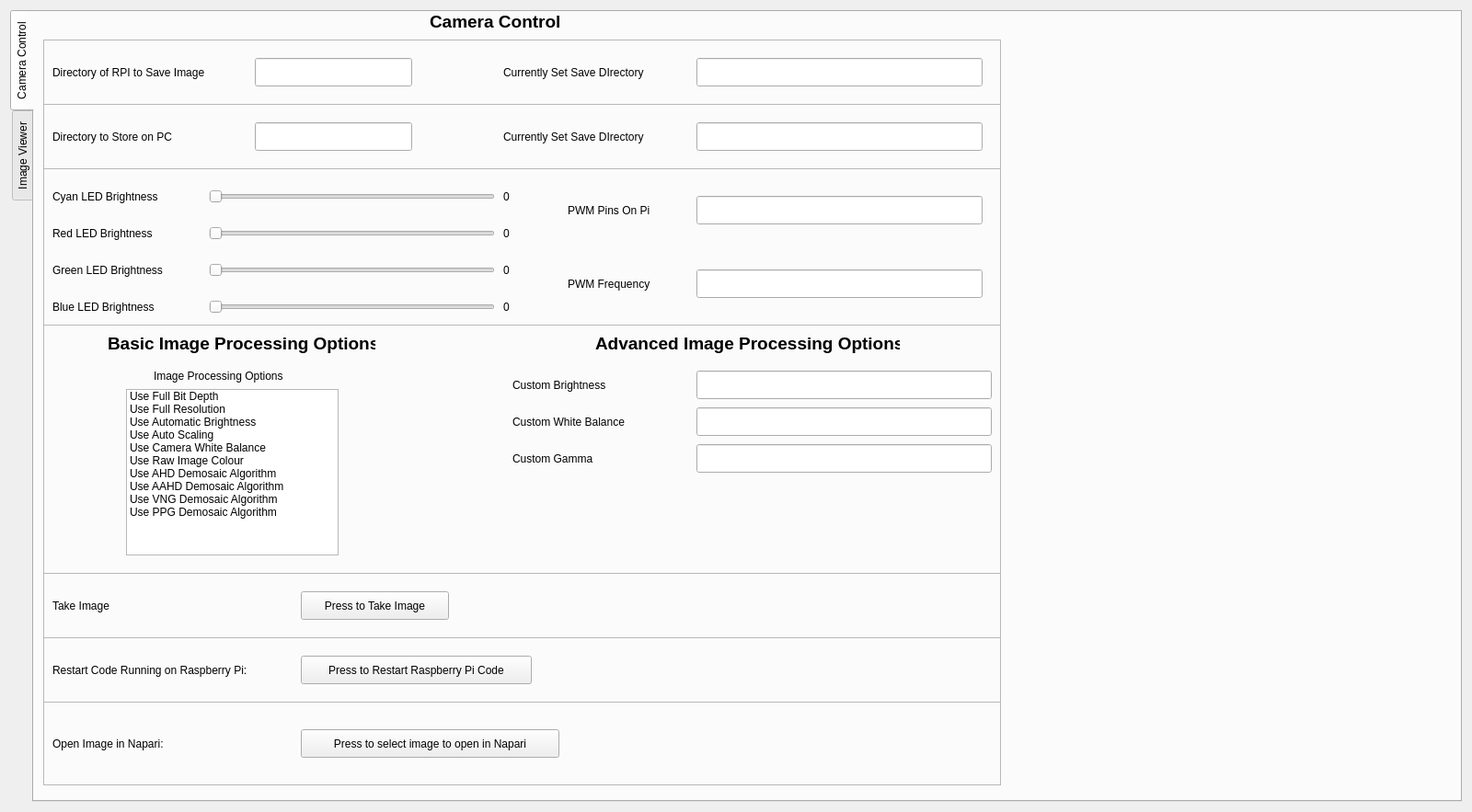
<?xml version="1.0" encoding="UTF-8"?>
<ui version="4.0">
 <class>Widget</class>
 <widget class="QWidget" name="Widget">
  <property name="geometry">
   <rect>
    <x>0</x>
    <y>0</y>
    <width>1600</width>
    <height>883</height>
   </rect>
  </property>
  <property name="windowTitle">
   <string>Widget</string>
  </property>
  <layout class="QVBoxLayout" name="verticalLayout">
   <item>
    <widget class="QTabWidget" name="tabWidget">
     <property name="tabPosition">
      <enum>QTabWidget::West</enum>
     </property>
     <property name="currentIndex">
      <number>0</number>
     </property>
     <widget class="QWidget" name="tab_2">
      <attribute name="title">
       <string>Camera Control</string>
      </attribute>
      <widget class="QLabel" name="label_9">
       <property name="geometry">
        <rect>
         <x>430</x>
         <y>0</y>
         <width>151</width>
         <height>21</height>
        </rect>
       </property>
       <property name="font">
        <font>
         <pointsize>14</pointsize>
         <bold>true</bold>
        </font>
       </property>
       <property name="text">
        <string>Camera Control</string>
       </property>
      </widget>
      <widget class="QFrame" name="frame">
       <property name="geometry">
        <rect>
         <x>10</x>
         <y>30</y>
         <width>1041</width>
         <height>811</height>
        </rect>
       </property>
       <property name="frameShape">
        <enum>QFrame::StyledPanel</enum>
       </property>
       <property name="frameShadow">
        <enum>QFrame::Raised</enum>
       </property>
       <widget class="QLineEdit" name="Currently_Set_RPI_Directory_Location_Line_Edit">
        <property name="geometry">
         <rect>
          <x>710</x>
          <y>20</y>
          <width>311</width>
          <height>31</height>
         </rect>
        </property>
       </widget>
       <widget class="QLabel" name="label_11">
        <property name="geometry">
         <rect>
          <x>10</x>
          <y>20</y>
          <width>211</width>
          <height>31</height>
         </rect>
        </property>
        <property name="lineWidth">
         <number>0</number>
        </property>
        <property name="text">
         <string>Directory of RPI to Save Image</string>
        </property>
       </widget>
       <widget class="QLineEdit" name="RPI_Directory_Location_Line_Edit">
        <property name="geometry">
         <rect>
          <x>230</x>
          <y>20</y>
          <width>171</width>
          <height>31</height>
         </rect>
        </property>
       </widget>
       <widget class="QLabel" name="label_12">
        <property name="geometry">
         <rect>
          <x>500</x>
          <y>20</y>
          <width>201</width>
          <height>31</height>
         </rect>
        </property>
        <property name="lineWidth">
         <number>0</number>
        </property>
        <property name="text">
         <string>Currently Set Save DIrectory</string>
        </property>
       </widget>
       <widget class="QLabel" name="label_13">
        <property name="geometry">
         <rect>
          <x>10</x>
          <y>600</y>
          <width>81</width>
          <height>31</height>
         </rect>
        </property>
        <property name="lineWidth">
         <number>0</number>
        </property>
        <property name="text">
         <string>Take Image</string>
        </property>
       </widget>
       <widget class="QPushButton" name="Take_Image_Push_Button">
        <property name="geometry">
         <rect>
          <x>280</x>
          <y>600</y>
          <width>161</width>
          <height>31</height>
         </rect>
        </property>
        <property name="text">
         <string>Press to Take Image</string>
        </property>
       </widget>
       <widget class="QFrame" name="frame_4">
        <property name="geometry">
         <rect>
          <x>0</x>
          <y>0</y>
          <width>1041</width>
          <height>71</height>
         </rect>
        </property>
        <property name="layoutDirection">
         <enum>Qt::RightToLeft</enum>
        </property>
        <property name="frameShape">
         <enum>QFrame::StyledPanel</enum>
        </property>
        <property name="frameShadow">
         <enum>QFrame::Raised</enum>
        </property>
       </widget>
       <widget class="QFrame" name="frame_5">
        <property name="geometry">
         <rect>
          <x>0</x>
          <y>70</y>
          <width>1041</width>
          <height>71</height>
         </rect>
        </property>
        <property name="frameShape">
         <enum>QFrame::StyledPanel</enum>
        </property>
        <property name="frameShadow">
         <enum>QFrame::Raised</enum>
        </property>
        <widget class="QLabel" name="label_15">
         <property name="geometry">
          <rect>
           <x>10</x>
           <y>20</y>
           <width>211</width>
           <height>31</height>
          </rect>
         </property>
         <property name="lineWidth">
          <number>0</number>
         </property>
         <property name="text">
          <string>Directory to Store on PC</string>
         </property>
        </widget>
       </widget>
       <widget class="QLineEdit" name="Directory_PC_Line_Edit">
        <property name="geometry">
         <rect>
          <x>230</x>
          <y>90</y>
          <width>171</width>
          <height>31</height>
         </rect>
        </property>
       </widget>
       <widget class="QLabel" name="label_16">
        <property name="geometry">
         <rect>
          <x>500</x>
          <y>90</y>
          <width>201</width>
          <height>31</height>
         </rect>
        </property>
        <property name="lineWidth">
         <number>0</number>
        </property>
        <property name="text">
         <string>Currently Set Save DIrectory</string>
        </property>
       </widget>
       <widget class="QLineEdit" name="Currently_Set_PC_Directory_Location_Line_Edit">
        <property name="geometry">
         <rect>
          <x>710</x>
          <y>90</y>
          <width>311</width>
          <height>31</height>
         </rect>
        </property>
       </widget>
       <widget class="Custom_Slider" name="Cyan_Brightness_horizontalSlider">
        <property name="geometry">
         <rect>
          <x>180</x>
          <y>150</y>
          <width>311</width>
          <height>41</height>
         </rect>
        </property>
        <property name="orientation">
         <enum>Qt::Horizontal</enum>
        </property>
       </widget>
       <widget class="QLabel" name="label_17">
        <property name="geometry">
         <rect>
          <x>10</x>
          <y>150</y>
          <width>161</width>
          <height>41</height>
         </rect>
        </property>
        <property name="lineWidth">
         <number>0</number>
        </property>
        <property name="text">
         <string>Cyan LED Brightness</string>
        </property>
       </widget>
       <widget class="QLabel" name="label_18">
        <property name="geometry">
         <rect>
          <x>10</x>
          <y>190</y>
          <width>161</width>
          <height>41</height>
         </rect>
        </property>
        <property name="lineWidth">
         <number>0</number>
        </property>
        <property name="text">
         <string>Red LED Brightness</string>
        </property>
       </widget>
       <widget class="Custom_Slider" name="Red_Brightness_horizontalSlider">
        <property name="geometry">
         <rect>
          <x>180</x>
          <y>190</y>
          <width>311</width>
          <height>41</height>
         </rect>
        </property>
        <property name="orientation">
         <enum>Qt::Horizontal</enum>
        </property>
       </widget>
       <widget class="QLabel" name="label_19">
        <property name="geometry">
         <rect>
          <x>10</x>
          <y>230</y>
          <width>161</width>
          <height>41</height>
         </rect>
        </property>
        <property name="lineWidth">
         <number>0</number>
        </property>
        <property name="text">
         <string>Green LED Brightness</string>
        </property>
       </widget>
       <widget class="QLabel" name="label_20">
        <property name="geometry">
         <rect>
          <x>10</x>
          <y>270</y>
          <width>161</width>
          <height>41</height>
         </rect>
        </property>
        <property name="lineWidth">
         <number>0</number>
        </property>
        <property name="text">
         <string>Blue LED Brightness</string>
        </property>
       </widget>
       <widget class="Custom_Slider" name="Green_Brightness_horizontalSlider">
        <property name="geometry">
         <rect>
          <x>180</x>
          <y>230</y>
          <width>311</width>
          <height>41</height>
         </rect>
        </property>
        <property name="orientation">
         <enum>Qt::Horizontal</enum>
        </property>
       </widget>
       <widget class="Custom_Slider" name="Blue_Brightness_horizontalSlider">
        <property name="geometry">
         <rect>
          <x>180</x>
          <y>270</y>
          <width>311</width>
          <height>41</height>
         </rect>
        </property>
        <property name="orientation">
         <enum>Qt::Horizontal</enum>
        </property>
       </widget>
       <widget class="QFrame" name="frame_6">
        <property name="geometry">
         <rect>
          <x>0</x>
          <y>310</y>
          <width>1041</width>
          <height>271</height>
         </rect>
        </property>
        <property name="frameShape">
         <enum>QFrame::StyledPanel</enum>
        </property>
        <property name="frameShadow">
         <enum>QFrame::Raised</enum>
        </property>
        <widget class="QLabel" name="label_21">
         <property name="geometry">
          <rect>
           <x>70</x>
           <y>0</y>
           <width>291</width>
           <height>41</height>
          </rect>
         </property>
         <property name="font">
          <font>
           <pointsize>14</pointsize>
           <bold>true</bold>
          </font>
         </property>
         <property name="lineWidth">
          <number>0</number>
         </property>
         <property name="text">
          <string>Basic Image Processing Options</string>
         </property>
        </widget>
        <widget class="QLabel" name="label_22">
         <property name="geometry">
          <rect>
           <x>600</x>
           <y>0</y>
           <width>331</width>
           <height>41</height>
          </rect>
         </property>
         <property name="font">
          <font>
           <pointsize>14</pointsize>
           <bold>true</bold>
          </font>
         </property>
         <property name="lineWidth">
          <number>0</number>
         </property>
         <property name="text">
          <string>Advanced Image Processing Options</string>
         </property>
        </widget>
        <widget class="QLabel" name="label_14">
         <property name="geometry">
          <rect>
           <x>120</x>
           <y>40</y>
           <width>181</width>
           <height>31</height>
          </rect>
         </property>
         <property name="text">
          <string>Image Processing Options</string>
         </property>
        </widget>
        <widget class="QLabel" name="label_23">
         <property name="geometry">
          <rect>
           <x>510</x>
           <y>50</y>
           <width>131</width>
           <height>31</height>
          </rect>
         </property>
         <property name="text">
          <string>Custom Brightness</string>
         </property>
        </widget>
        <widget class="QLabel" name="label_24">
         <property name="geometry">
          <rect>
           <x>510</x>
           <y>90</y>
           <width>161</width>
           <height>31</height>
          </rect>
         </property>
         <property name="text">
          <string>Custom White Balance</string>
         </property>
        </widget>
        <widget class="QLabel" name="label_25">
         <property name="geometry">
          <rect>
           <x>510</x>
           <y>130</y>
           <width>131</width>
           <height>31</height>
          </rect>
         </property>
         <property name="text">
          <string>Custom Gamma</string>
         </property>
        </widget>
        <widget class="QLineEdit" name="Custom_Brightness_Line_Edit">
         <property name="geometry">
          <rect>
           <x>710</x>
           <y>50</y>
           <width>321</width>
           <height>31</height>
          </rect>
         </property>
        </widget>
        <widget class="QLineEdit" name="Custom_White_Balance_Line_Edit">
         <property name="geometry">
          <rect>
           <x>710</x>
           <y>90</y>
           <width>321</width>
           <height>31</height>
          </rect>
         </property>
        </widget>
        <widget class="QLineEdit" name="Custom_Gamma_Line_Edit">
         <property name="geometry">
          <rect>
           <x>710</x>
           <y>130</y>
           <width>321</width>
           <height>31</height>
          </rect>
         </property>
        </widget>
        <widget class="QListWidget" name="Image_Processing_listWidget">
         <property name="geometry">
          <rect>
           <x>90</x>
           <y>70</y>
           <width>231</width>
           <height>181</height>
          </rect>
         </property>
         <item>
          <property name="text">
           <string>Use Full Bit Depth</string>
          </property>
         </item>
         <item>
          <property name="text">
           <string>Use Full Resolution</string>
          </property>
         </item>
         <item>
          <property name="text">
           <string>Use Automatic Brightness</string>
          </property>
         </item>
         <item>
          <property name="text">
           <string>Use Auto Scaling</string>
          </property>
         </item>
         <item>
          <property name="text">
           <string>Use Camera White Balance</string>
          </property>
         </item>
         <item>
          <property name="text">
           <string>Use Raw Image Colour</string>
          </property>
         </item>
         <item>
          <property name="text">
           <string>Use AHD Demosaic Algorithm</string>
          </property>
         </item>
         <item>
          <property name="text">
           <string>Use AAHD Demosaic Algorithm</string>
          </property>
         </item>
         <item>
          <property name="text">
           <string>Use VNG Demosaic Algorithm</string>
          </property>
         </item>
         <item>
          <property name="text">
           <string>Use PPG Demosaic Algorithm</string>
          </property>
         </item>
        </widget>
       </widget>
       <widget class="QLineEdit" name="PWM_Frequency_Line_Edit">
        <property name="geometry">
         <rect>
          <x>710</x>
          <y>250</y>
          <width>311</width>
          <height>31</height>
         </rect>
        </property>
       </widget>
       <widget class="QLabel" name="label_26">
        <property name="geometry">
         <rect>
          <x>570</x>
          <y>250</y>
          <width>131</width>
          <height>31</height>
         </rect>
        </property>
        <property name="text">
         <string>PWM Frequency</string>
        </property>
       </widget>
       <widget class="QLabel" name="Cyan_LED_Value_from_Slider_label">
        <property name="geometry">
         <rect>
          <x>500</x>
          <y>160</y>
          <width>41</width>
          <height>21</height>
         </rect>
        </property>
        <property name="text">
         <string>0</string>
        </property>
       </widget>
       <widget class="QLabel" name="Red_LED_Value_from_Slider_label">
        <property name="geometry">
         <rect>
          <x>500</x>
          <y>200</y>
          <width>41</width>
          <height>21</height>
         </rect>
        </property>
        <property name="text">
         <string>0</string>
        </property>
       </widget>
       <widget class="QLabel" name="Green_LED_Value_from_Slider_label">
        <property name="geometry">
         <rect>
          <x>500</x>
          <y>240</y>
          <width>41</width>
          <height>21</height>
         </rect>
        </property>
        <property name="text">
         <string>0</string>
        </property>
       </widget>
       <widget class="QLabel" name="Blue_LED_Value_from_Slider_label">
        <property name="geometry">
         <rect>
          <x>500</x>
          <y>280</y>
          <width>41</width>
          <height>21</height>
         </rect>
        </property>
        <property name="text">
         <string>0</string>
        </property>
       </widget>
       <widget class="QFrame" name="frame_7">
        <property name="geometry">
         <rect>
          <x>0</x>
          <y>650</y>
          <width>1041</width>
          <height>71</height>
         </rect>
        </property>
        <property name="frameShape">
         <enum>QFrame::StyledPanel</enum>
        </property>
        <property name="frameShadow">
         <enum>QFrame::Raised</enum>
        </property>
        <widget class="QLabel" name="label_29">
         <property name="geometry">
          <rect>
           <x>10</x>
           <y>20</y>
           <width>271</width>
           <height>31</height>
          </rect>
         </property>
         <property name="lineWidth">
          <number>0</number>
         </property>
         <property name="text">
          <string>Restart Code Running on Raspberry Pi:</string>
         </property>
        </widget>
        <widget class="QPushButton" name="Restart_Rpi_System_Service_Push_Button">
         <property name="geometry">
          <rect>
           <x>280</x>
           <y>20</y>
           <width>251</width>
           <height>31</height>
          </rect>
         </property>
         <property name="text">
          <string>Press to Restart Raspberry Pi Code</string>
         </property>
        </widget>
       </widget>
       <widget class="QLabel" name="label_30">
        <property name="geometry">
         <rect>
          <x>10</x>
          <y>750</y>
          <width>161</width>
          <height>31</height>
         </rect>
        </property>
        <property name="lineWidth">
         <number>0</number>
        </property>
        <property name="text">
         <string>Open Image in Napari:</string>
        </property>
       </widget>
       <widget class="QPushButton" name="Open_Image_in_Napri_Push_Button">
        <property name="geometry">
         <rect>
          <x>280</x>
          <y>750</y>
          <width>281</width>
          <height>31</height>
         </rect>
        </property>
        <property name="text">
         <string>Press to select image to open in Napari</string>
        </property>
       </widget>
       <widget class="QLabel" name="label_27">
        <property name="geometry">
         <rect>
          <x>570</x>
          <y>170</y>
          <width>131</width>
          <height>31</height>
         </rect>
        </property>
        <property name="text">
         <string>PWM Pins On Pi</string>
        </property>
       </widget>
       <widget class="QLineEdit" name="PWM_Pins_Line_Edit">
        <property name="geometry">
         <rect>
          <x>710</x>
          <y>170</y>
          <width>311</width>
          <height>31</height>
         </rect>
        </property>
       </widget>
       <zorder>frame_4</zorder>
       <zorder>Currently_Set_RPI_Directory_Location_Line_Edit</zorder>
       <zorder>label_11</zorder>
       <zorder>RPI_Directory_Location_Line_Edit</zorder>
       <zorder>label_12</zorder>
       <zorder>label_13</zorder>
       <zorder>Take_Image_Push_Button</zorder>
       <zorder>frame_5</zorder>
       <zorder>Directory_PC_Line_Edit</zorder>
       <zorder>label_16</zorder>
       <zorder>Currently_Set_PC_Directory_Location_Line_Edit</zorder>
       <zorder>Cyan_Brightness_horizontalSlider</zorder>
       <zorder>label_17</zorder>
       <zorder>label_18</zorder>
       <zorder>Red_Brightness_horizontalSlider</zorder>
       <zorder>label_19</zorder>
       <zorder>label_20</zorder>
       <zorder>Green_Brightness_horizontalSlider</zorder>
       <zorder>Blue_Brightness_horizontalSlider</zorder>
       <zorder>frame_6</zorder>
       <zorder>PWM_Frequency_Line_Edit</zorder>
       <zorder>label_26</zorder>
       <zorder>Cyan_LED_Value_from_Slider_label</zorder>
       <zorder>Red_LED_Value_from_Slider_label</zorder>
       <zorder>Green_LED_Value_from_Slider_label</zorder>
       <zorder>Blue_LED_Value_from_Slider_label</zorder>
       <zorder>frame_7</zorder>
       <zorder>label_30</zorder>
       <zorder>Open_Image_in_Napri_Push_Button</zorder>
       <zorder>label_27</zorder>
       <zorder>PWM_Pins_Line_Edit</zorder>
      </widget>
      <zorder>frame</zorder>
      <zorder>label_9</zorder>
     </widget>
     <widget class="QWidget" name="tab_3">
      <attribute name="title">
       <string>Image Viewer</string>
      </attribute>
     </widget>
    </widget>
   </item>
  </layout>
 </widget>
 <customwidgets>
  <customwidget>
   <class>Custom_Slider</class>
   <extends>QSlider</extends>
   <header location="global">Custom_Slider.h</header>
  </customwidget>
 </customwidgets>
 <resources/>
 <connections/>
</ui>
